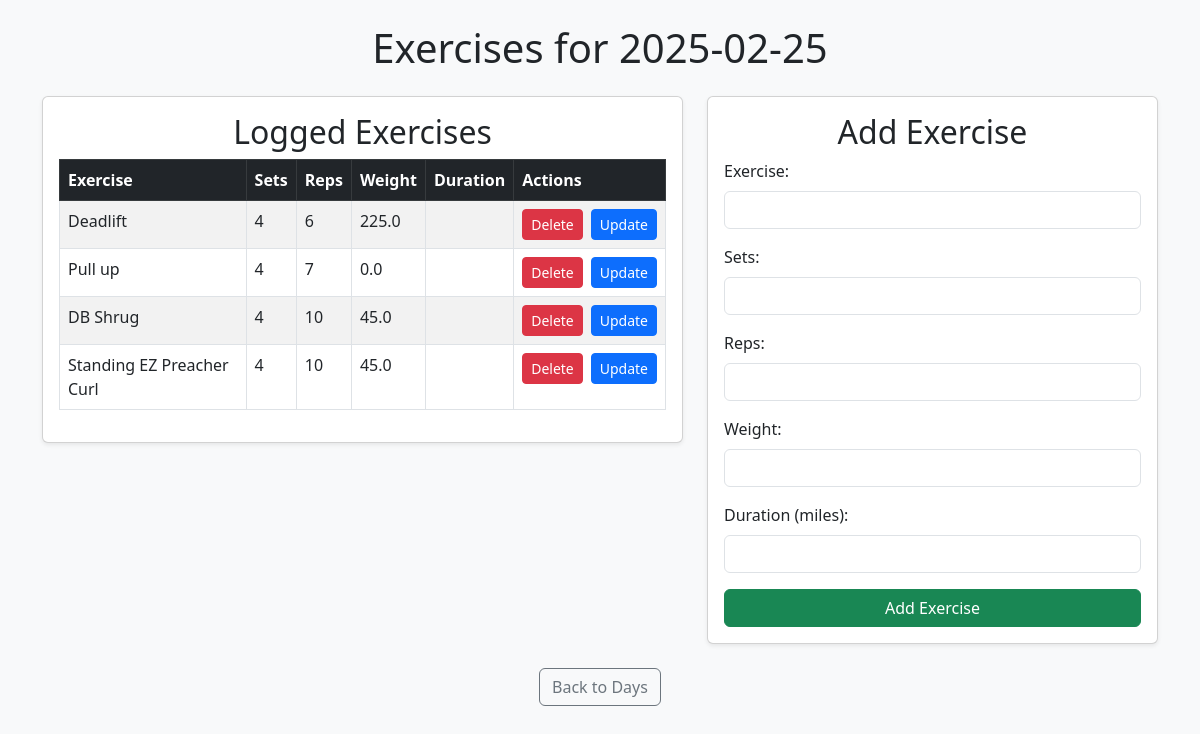
/day/2025-02-25, run on the app's committed database.
### tables this page shows
CREATE TABLE Workouts (
    id INTEGER PRIMARY KEY AUTOINCREMENT,
    date TEXT NOT NULL,
    exercise TEXT NOT NULL,
    sets INTEGER,
    reps INTEGER,
    weight REAL,
    duration REAL
);

### app.py (the view, shortened to what this page needs)
@app.route("/day/<date>", methods=["GET", "POST"])
def view_workouts_by_day(date):
    conn = get_db_connection()
    workouts = conn.execute("SELECT * FROM Workouts WHERE date = ?", (date,)).fetchall()
    conn.close()
    return render_template("workouts.html", date=date, workouts=workouts)

### app.py (called while the page is built)
def get_db_connection():
    conn = sqlite3.connect(DATABASE)
    conn.row_factory = sqlite3.Row
    return conn

### templates/workouts.html (shortened to what this page needs)
<!DOCTYPE html>
<html lang="en">
<head>
    <link href="https://cdn.jsdelivr.net/npm/bootstrap@5.3.0/dist/css/bootstrap.min.css" rel="stylesheet">
</head>
<body class="bg-light">
    <div class="container mt-4">
        <h1 class="text-center mb-4">Exercises for {{ date }}</h1>
        <div class="row">
            <div class="col-md-7">
                <div class="card shadow-sm p-3">
                    <h2 class="text-center">Logged Exercises</h2>
                    <div class="table-responsive">
                        <table class="table table-striped table-bordered">
                            <thead class="table-dark">
                                <tr>
                                    <th>Exercise</th>
                                    <th>Sets</th>
                                    <th>Reps</th>
                                    <th>Weight</th>
                                    <th>Duration</th>
                                    <th>Actions</th>
                                </tr>
                            </thead>
                            <tbody>
                                {% for workout in workouts %}
                                <tr>
                                    <td>{{ workout["exercise"] }}</td>
                                    <td>{{ workout["sets"] }}</td>
                                    <td>{{ workout["reps"] }}</td>
                                    <td>{{ workout["weight"] }}</td>
                                    <td>{{ workout["duration"] }}</td>
                                    <td>
                                        <div class="d-flex gap-2">
                                            <form method="post" action="/delete/{{ workout['id'] }}/{{ date }}">
                                                <button type="submit" class="btn btn-danger btn-sm">Delete</button>
                                            </form>
                                            <form method="get" action="/update/{{ workout['id'] }}/{{ date }}">
                                                <button type="submit" class="btn btn-primary btn-sm">Update</button>
                                            </form>
                                        </div>
                                    </td>
                                </tr>
                                {% endfor %}
                            </tbody>
                        </table>
                    </div>
                </div>
            </div>
            <div class="col-md-5">
                <div class="card shadow-sm p-3">
                    <h2 class="text-center">Add Exercise</h2>
                    <form method="post">
                        <div class="mb-3">
                            <label for="exercise" class="form-label">Exercise:</label>
                            <input type="text" class="form-control" id="exercise" name="exercise" required>
                        </div>
                        <div class="mb-3">
                            <label for="sets" class="form-label">Sets:</label>
                            <input type="number" class="form-control" id="sets" name="sets">
                        </div>
                        <div class="mb-3">
                            <label for="reps" class="form-label">Reps:</label>
                            <input type="number" class="form-control" id="reps" name="reps">
                        </div>
                        <div class="mb-3">
                            <label for="weight" class="form-label">Weight:</label>
                            <input type="number" step="0.1" class="form-control" id="weight" name="weight">
                        </div>
                        <div class="mb-3">
                            <label for="duration" class="form-label">Duration (miles):</label>
                            <input type="number" step="0.1" class="form-control" id="duration" name="duration">
                        </div>
                        <div class="d-grid">
                            <button type="submit" class="btn btn-success">Add Exercise</button>
                        </div>
                    </form>
                </div>
            </div>
        </div>
        <div class="text-center mt-4">
            <a href="/" class="btn btn-outline-secondary">Back to Days</a>
        </div>
    </div>
</body>
</html>

### data on the page
Workouts: exercise "Deadlift", sets "4", reps "6", weight "225.0"
Workouts: exercise "Pull up", sets "4", reps "7", weight "0.0"
Workouts: exercise "DB Shrug", sets "4", reps "10", weight "45.0"
Workouts: exercise "Standing EZ Preacher Curl", sets "4", reps "10", weight "45.0"

### other printed values
{{ date }} "2025-02-25"
